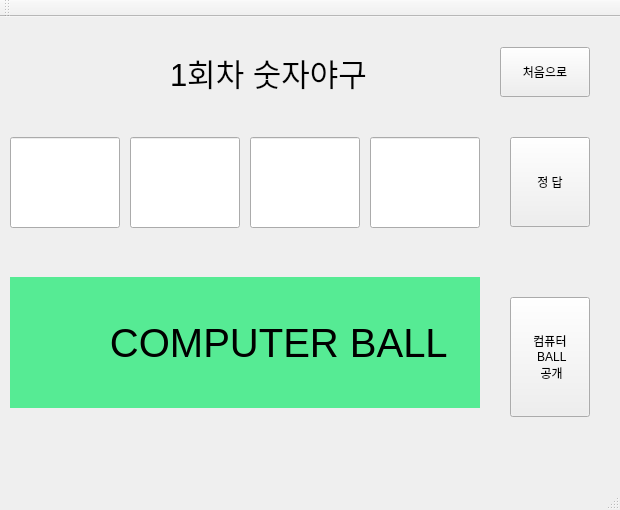
<?xml version="1.0" encoding="UTF-8"?>
<ui version="4.0">
 <class>MainWindow</class>
 <widget class="QMainWindow" name="MainWindow">
  <property name="geometry">
   <rect>
    <x>0</x>
    <y>0</y>
    <width>620</width>
    <height>510</height>
   </rect>
  </property>
  <property name="windowTitle">
   <string>MainWindow</string>
  </property>
  <widget class="QWidget" name="centralWidget">
   <widget class="QPushButton" name="b_answer">
    <property name="geometry">
     <rect>
      <x>510</x>
      <y>120</y>
      <width>80</width>
      <height>90</height>
     </rect>
    </property>
    <property name="text">
     <string>정 답</string>
    </property>
   </widget>
   <widget class="QLabel" name="label_com3">
    <property name="geometry">
     <rect>
      <x>300</x>
      <y>320</y>
      <width>21</width>
      <height>31</height>
     </rect>
    </property>
    <property name="font">
     <font>
      <pointsize>25</pointsize>
     </font>
    </property>
    <property name="layoutDirection">
     <enum>Qt::RightToLeft</enum>
    </property>
    <property name="text">
     <string>?</string>
    </property>
    <property name="alignment">
     <set>Qt::AlignCenter</set>
    </property>
   </widget>
   <widget class="QLabel" name="label_com4">
    <property name="geometry">
     <rect>
      <x>420</x>
      <y>323</y>
      <width>20</width>
      <height>31</height>
     </rect>
    </property>
    <property name="font">
     <font>
      <pointsize>25</pointsize>
     </font>
    </property>
    <property name="text">
     <string>?</string>
    </property>
    <property name="alignment">
     <set>Qt::AlignCenter</set>
    </property>
   </widget>
   <widget class="QLabel" name="label_com2">
    <property name="geometry">
     <rect>
      <x>180</x>
      <y>320</y>
      <width>21</width>
      <height>31</height>
     </rect>
    </property>
    <property name="font">
     <font>
      <pointsize>25</pointsize>
     </font>
    </property>
    <property name="text">
     <string>?</string>
    </property>
    <property name="alignment">
     <set>Qt::AlignCenter</set>
    </property>
   </widget>
   <widget class="QPushButton" name="pushButton_computerball">
    <property name="geometry">
     <rect>
      <x>510</x>
      <y>280</y>
      <width>80</width>
      <height>120</height>
     </rect>
    </property>
    <property name="text">
     <string>컴퓨터 
 BALL 
 공개</string>
    </property>
   </widget>
   <widget class="QLineEdit" name="t_num4">
    <property name="geometry">
     <rect>
      <x>370</x>
      <y>120</y>
      <width>110</width>
      <height>91</height>
     </rect>
    </property>
   </widget>
   <widget class="QLineEdit" name="t_num2">
    <property name="geometry">
     <rect>
      <x>130</x>
      <y>120</y>
      <width>110</width>
      <height>91</height>
     </rect>
    </property>
   </widget>
   <widget class="QLineEdit" name="t_num1">
    <property name="geometry">
     <rect>
      <x>10</x>
      <y>120</y>
      <width>110</width>
      <height>91</height>
     </rect>
    </property>
   </widget>
   <widget class="QLineEdit" name="t_num3">
    <property name="geometry">
     <rect>
      <x>250</x>
      <y>120</y>
      <width>110</width>
      <height>91</height>
     </rect>
    </property>
   </widget>
   <widget class="QPushButton" name="pushButton_reset">
    <property name="geometry">
     <rect>
      <x>500</x>
      <y>30</y>
      <width>90</width>
      <height>50</height>
     </rect>
    </property>
    <property name="text">
     <string>처음으로</string>
    </property>
   </widget>
   <widget class="QLabel" name="label">
    <property name="geometry">
     <rect>
      <x>170</x>
      <y>10</y>
      <width>221</width>
      <height>91</height>
     </rect>
    </property>
    <property name="palette">
     <palette>
      <active>
       <colorrole role="WindowText">
        <brush brushstyle="SolidPattern">
         <color alpha="255">
          <red>0</red>
          <green>0</green>
          <blue>255</blue>
         </color>
        </brush>
       </colorrole>
      </active>
      <inactive>
       <colorrole role="WindowText">
        <brush brushstyle="SolidPattern">
         <color alpha="255">
          <red>0</red>
          <green>0</green>
          <blue>0</blue>
         </color>
        </brush>
       </colorrole>
      </inactive>
      <disabled>
       <colorrole role="WindowText">
        <brush brushstyle="SolidPattern">
         <color alpha="255">
          <red>190</red>
          <green>190</green>
          <blue>190</blue>
         </color>
        </brush>
       </colorrole>
      </disabled>
     </palette>
    </property>
    <property name="font">
     <font>
      <pointsize>23</pointsize>
     </font>
    </property>
    <property name="text">
     <string>1회차 숫자야구</string>
    </property>
   </widget>
   <widget class="QLabel" name="label_com1">
    <property name="geometry">
     <rect>
      <x>60</x>
      <y>320</y>
      <width>21</width>
      <height>31</height>
     </rect>
    </property>
    <property name="font">
     <font>
      <pointsize>25</pointsize>
     </font>
    </property>
    <property name="text">
     <string>?</string>
    </property>
    <property name="alignment">
     <set>Qt::AlignCenter</set>
    </property>
   </widget>
   <widget class="QLabel" name="Hidden">
    <property name="geometry">
     <rect>
      <x>10</x>
      <y>260</y>
      <width>470</width>
      <height>131</height>
     </rect>
    </property>
    <property name="font">
     <font>
      <pointsize>30</pointsize>
     </font>
    </property>
    <property name="styleSheet">
     <string notr="true">background-color: rgb(86, 235, 148);</string>
    </property>
    <property name="text">
     <string>         COMPUTER BALL</string>
    </property>
   </widget>
  </widget>
  <widget class="QToolBar" name="mainToolBar">
   <attribute name="toolBarArea">
    <enum>TopToolBarArea</enum>
   </attribute>
   <attribute name="toolBarBreak">
    <bool>false</bool>
   </attribute>
  </widget>
  <widget class="QStatusBar" name="statusBar"/>
 </widget>
 <layoutdefault spacing="6" margin="11"/>
 <resources/>
 <connections/>
</ui>
